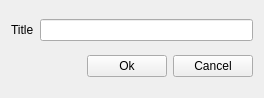
<?xml version="1.0" encoding="UTF-8"?>
<ui version="4.0">
 <class>CFolderWidget</class>
 <widget class="QWidget" name="CFolderWidget">
  <property name="geometry">
   <rect>
    <x>0</x>
    <y>0</y>
    <width>264</width>
    <height>98</height>
   </rect>
  </property>
  <property name="windowTitle">
   <string>Folder Widget</string>
  </property>
  <layout class="QGridLayout" name="gridLayout_2">
   <item row="1" column="0">
    <layout class="QHBoxLayout" name="horizontalLayout">
     <item>
      <spacer name="horizontalSpacer">
       <property name="orientation">
        <enum>Qt::Horizontal</enum>
       </property>
       <property name="sizeHint" stdset="0">
        <size>
         <width>40</width>
         <height>20</height>
        </size>
       </property>
      </spacer>
     </item>
     <item>
      <widget class="QPushButton" name="btn_ok">
       <property name="text">
        <string>Ok</string>
       </property>
      </widget>
     </item>
     <item>
      <widget class="QPushButton" name="btn_cancel">
       <property name="text">
        <string>Cancel</string>
       </property>
      </widget>
     </item>
    </layout>
   </item>
   <item row="0" column="0">
    <layout class="QVBoxLayout" name="verticalLayout">
     <item>
      <layout class="QGridLayout" name="gridLayout">
       <item row="0" column="1">
        <widget class="QLineEdit" name="title_lineEdit"/>
       </item>
       <item row="0" column="0">
        <widget class="QLabel" name="title_label">
         <property name="text">
          <string>Title</string>
         </property>
        </widget>
       </item>
      </layout>
     </item>
    </layout>
   </item>
  </layout>
 </widget>
 <resources/>
 <connections/>
</ui>
